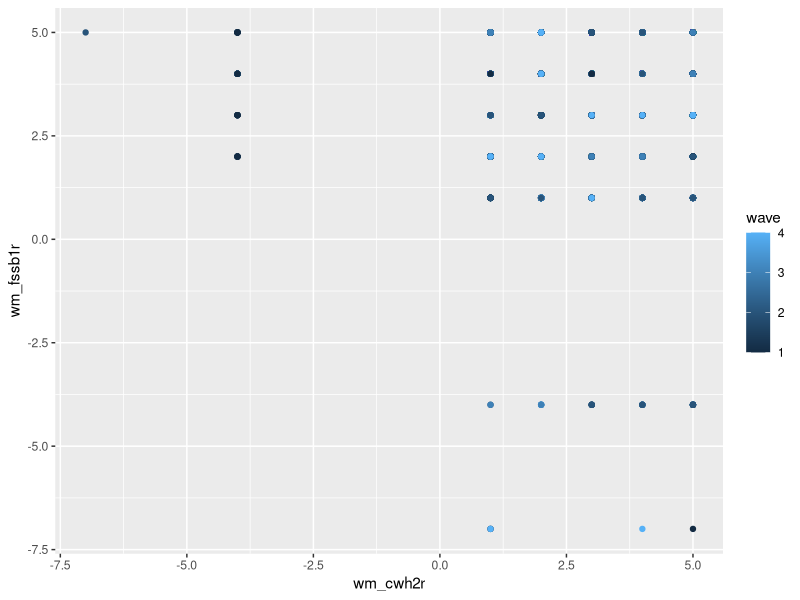

Source code (R):
### Load Libraries ###
library(tidyverse)

### Read Data ###
tomo_vars <- c("ADMINLINK", "WAVE", "EMPLOYEE", "CONDITION", 
               "WM_CWH1R", "WM_CWH2R", "WM_CWH3R", "WM_CWH4R", "WM_CWH5R", "WM_CWH6R", "WM_CWH7R",
               "WM_CWH8R", "WM_FSSB1R", "WM_FSSB3R", "WM_FSSB4R", "WM_FSSB5R")
tomo_df <- read_tsv("WFHS_Tomo_Data.tsv")[tomo_vars]
leef_vars <- c("ADMINLINK", "WAVE", "EMPLOYEE", "CONDITION",
               "WM_CWH1R", "WM_CWH2R", "WM_CWH3R", "WM_CWH4R", "WM_CWH5R", "WM_CWH6R", "WM_CWH7R",
               "WM_CWH8R", "WM_FSSB1R", "WM_FSSB3R", "WM_FSSB4R", "WM_FSSB5R")
leef_df <- read_tsv("WFHS_Leef_Data.tsv")[leef_vars]

names(tomo_df) <- tolower(names(tomo_df))
names(leef_df) <- tolower(names(leef_df))

### Merge Data ###
tomo_df$tomo <- 1
tomo_df$leef <- 0
leef_df$leef <- 1
leef_df$tomo <- 0
wfhs_df <- rbind(tomo_df, leef_df)
view(wfhs_df)

### Aggregate Grouped Survey Answers ###
wfhs_df$employee_control <- wfhs_df$wm_cwh1r + wfhs_df$wm_cwh2r + wfhs_df$wm_cwh3r +
  wfhs_df$wm_cwh4r + wfhs_df$wm_cwh5r + wfhs_df$wm_cwh6r + wfhs_df$wm_cwh7r + wfhs_df$wm_cwh8r

### Visualize Correlation ###
ggplot(wfhs_df, mapping = aes(x = wm_cwh2r, y = wm_fssb1r, color = wave)) +
  geom_point()


view(tomo_df)
view(leef_df)








